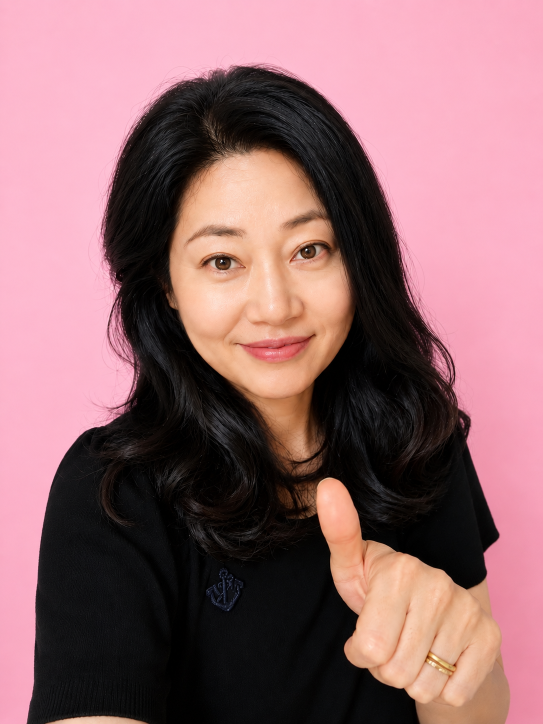
#> input picture 핑크사진.png, 1086 x 1448 px (shown at 1/2 size)
$ python make_video.py
#> lines starting #> are read from the running program, lines starting #| are printed output that depends on the picture; after the words box and inside, x2 and y2 are one past the last pixel; in counts of white or black regions, pixels touching at a corner belong together
"""15초 한글 자음+모음 쇼츠 영상 생성기 (1080x1920, 30fps).

사용법:  python3 hangul_short/make_video.py
필요:    pip install pillow numpy imageio-ffmpeg
폰트:    hangul_short/fonts/ 에 Jua-Regular.ttf, BlackHanSans-Regular.ttf
"""
import math
import subprocess
import wave
from pathlib import Path

import imageio_ffmpeg
import numpy as np
from PIL import Image, ImageDraw, ImageFilter, ImageFont

HERE = Path(__file__).resolve().parent
ROOT = HERE.parent
PHOTO = ROOT / "핑크사진.png"
FONT_ROUND = HERE / "fonts" / "Jua-Regular.ttf"
FONT_BOLD = HERE / "fonts" / "BlackHanSans-Regular.ttf"
OUT = HERE / "hangul_short.mp4"
AUDIO = HERE / "music.wav"
VOICE = ROOT / "자음모음음성.m4a"
# 녹음 파일에서 잘라 쓸 구간: (원본 시작, 원본 끝, 영상에서 재생할 시각)
VOICE_CLIPS = [
    (0.30, 3.10, 0.30),                     # 인트로 인사
    (3.45, 4.10, 3.68),                     # 가
    (5.05, 5.95, 5.68),                     # 나
    (6.95, 7.60, 7.63),                     # 다
    (8.85, 9.45, 9.71),                     # 라
    (10.80, 11.60, 11.69),                  # 마
    (11.60, 13.60, 12.90),                  # 마무리 인사
]

W, H, FPS, DUR = 1080, 1920, 30, 15.0
BPM = 120
BEAT = 60 / BPM  # 0.5초

INTRO_END = 2.5
SEG = 2.0  # 한 글자당 2초 (= 1마디)
LESSONS = [
    ("ㄱ", "ㅏ", "가", "g", "a", "ga"),
    ("ㄴ", "ㅏ", "나", "n", "a", "na"),
    ("ㄷ", "ㅏ", "다", "d", "a", "da"),
    ("ㄹ", "ㅏ", "라", "r", "a", "ra"),
    ("ㅁ", "ㅏ", "마", "m", "a", "ma"),
]
OUTRO_START = INTRO_END + SEG * len(LESSONS)  # 12.5초

PINK = (249, 168, 201)
PINK_DARK = (231, 84, 148)
WHITE = (255, 255, 255)
INK = (45, 30, 60)
BLUE = (43, 99, 214)     # 자음 색
ORANGE = (255, 122, 0)   # 모음 색
PURPLE = (120, 40, 170)  # 합쳐진 글자 색


# ---------------------------------------------------------------- helpers
def clamp(x, a=0.0, b=1.0):
    return max(a, min(b, x))


# [4 lines left out: function ease_out_back, not called in this run]


def ease_out_cubic(t):
    t = clamp(t)
    return 1 - (1 - t) ** 3


_font_cache = {}


# [40 lines left out: functions font, draw_text, rounded_card, not called in this run]


# ---------------------------------------------------------------- assets
photo = Image.open(PHOTO).convert("RGB")
#> photo is the input picture: PIL image 1086x1448 RGB; mean R, G, B 146.2, 105, 109.2

# 전체 화면용 (세로 9:16 채우기)
_s = H / photo.height
FULL = photo.resize((int(photo.width * _s), H), Image.LANCZOS)

# 얼굴 동그라미용 (얼굴 중심 부근 정사각형 크롭)
_face = photo.crop((243, 230, 843, 830))
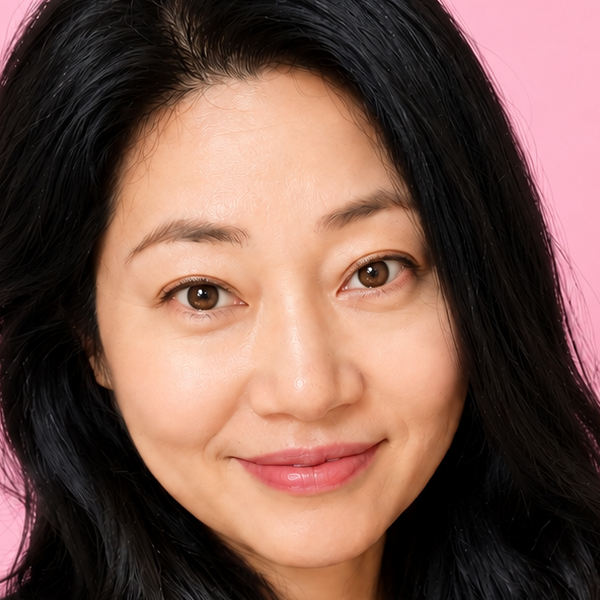
#> _face: PIL image 600x600 RGB; mean R, G, B 119.4, 87.7, 77.4
FACE_D = 380
_mask = Image.new("L", (FACE_D * 4, FACE_D * 4), 0)
#> _mask: PIL image 1520x1520 L; every value is 0
ImageDraw.Draw(_mask).ellipse([0, 0, FACE_D * 4, FACE_D * 4], fill=255)
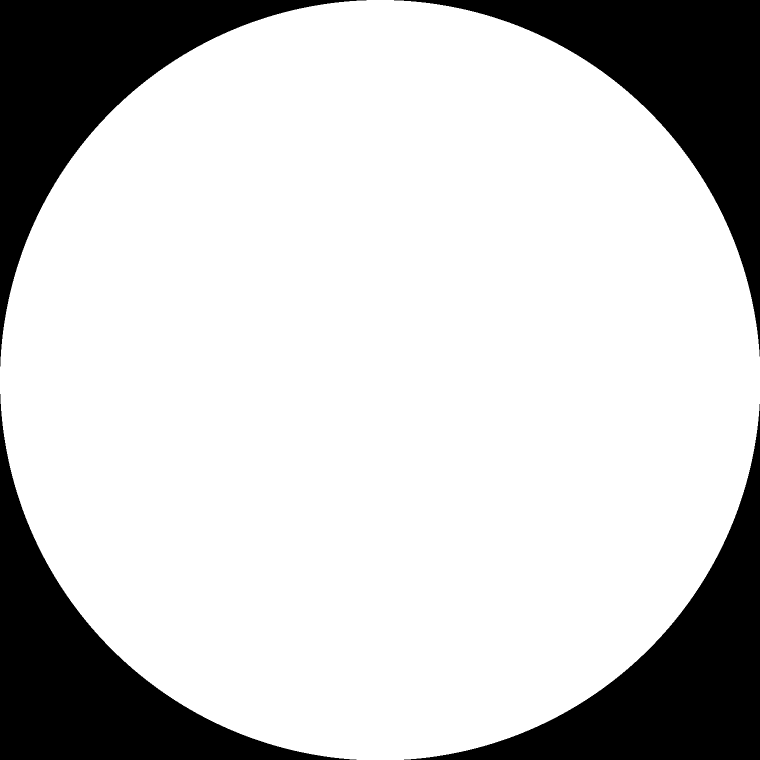
#> _mask: PIL image 1520x1520 L (shown at 1/2 size); 78.6% white; 4 black regions, box (x1, y1, x2, y2) and area: (0, 0, 733, 733) 124173, (788, 0, 1520, 713) 123440, (0, 788, 713, 1520) 123440, (808, 808, 1520, 1520) 122708
_mask = _mask.resize((FACE_D, FACE_D), Image.LANCZOS)
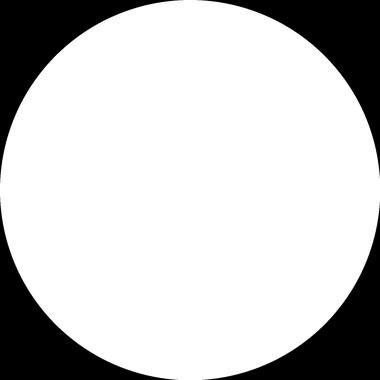
#> _mask: PIL image 380x380 L; min 0, max 255, mean 200.5
FACE = _face.resize((FACE_D, FACE_D), Image.LANCZOS).convert("RGBA")
FACE.putalpha(_mask)
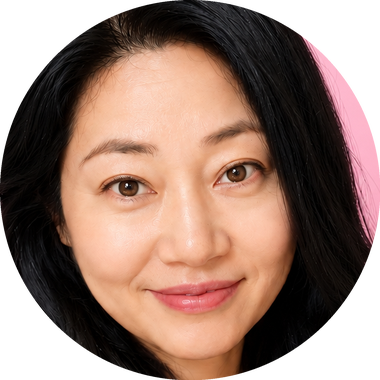
#> FACE: PIL image 380x380 RGBA; mean R, G, B, A 119.4, 87.7, 77.4, 200.5; transparent parts drawn white

# 배경 (핑크 그라데이션 + 물방울 무늬)
BG = Image.new("RGBA", (W, H))
#> BG: PIL image 1080x1920 RGBA; every value is 0
_g = np.linspace(0, 1, H)[:, None]
_top, _bot = np.array((252, 190, 215)), np.array((246, 150, 190))
_arr = (_top * (1 - _g) + _bot * _g)[:, None, :].repeat(W, axis=1)
BG = Image.fromarray(_arr.squeeze().astype(np.uint8)).convert("RGBA")
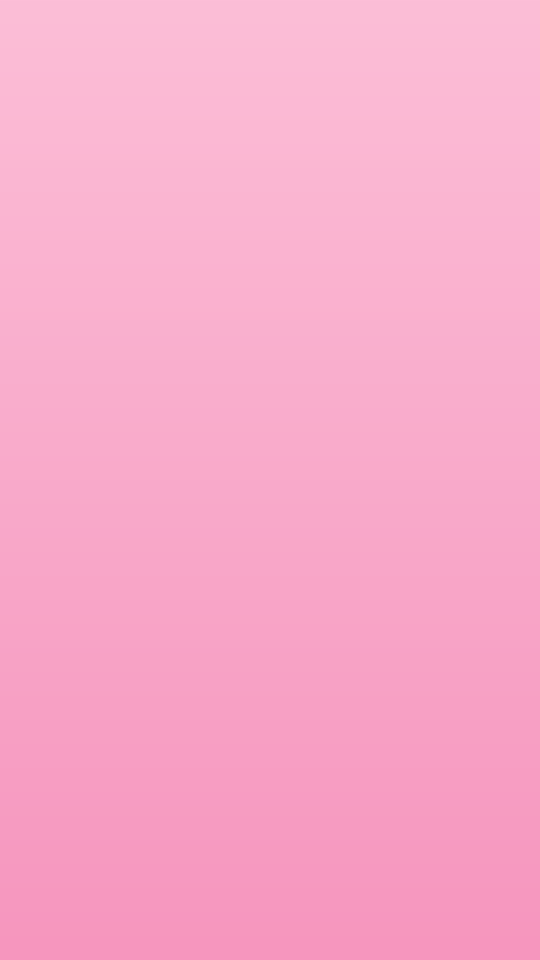
#> BG: PIL image 1080x1920 RGBA (shown at 1/2 size); mean R, G, B, A 248.5, 169.5, 202, 255
_dots = ImageDraw.Draw(BG)
for yy in range(0, H + 120, 120):
    for xx in range(0 if (yy // 120) % 2 else 60, W + 120, 120):
        _dots.ellipse([xx - 9, yy - 9, xx + 9, yy + 9], fill=(255, 255, 255, 60))


# [150 lines left out: functions full_photo, scene_intro, scene_lesson, scene_outro, render_frame, not called in this run]


# ---------------------------------------------------------------- music
SR = 44100


def note_freq(n):
    """MIDI 번호 -> Hz"""
    return 440.0 * 2 ** ((n - 69) / 12)


def load_voice(n):
    """녹음 파일을 잡음 제거·음량 정리 후 VOICE_CLIPS 위치에 배치."""
    track = np.zeros(n)
    if not VOICE.exists():
        return track
    ff = imageio_ffmpeg.get_ffmpeg_exe()
    raw = subprocess.run(
        [ff, "-loglevel", "error", "-i", str(VOICE),
         "-af", "highpass=f=90,afftdn=nf=-30,acompressor=threshold=-20dB:ratio=3:"
                "attack=5:release=80,equalizer=f=3000:t=q:w=1:g=3",
         "-ac", "1", "-ar", str(SR), "-f", "f32le", "-"],
        capture_output=True, check=True).stdout
    v = np.frombuffer(raw, dtype=np.float32).astype(float)
    v /= np.max(np.abs(v)) + 1e-9
    fade = int(0.03 * SR)
    for a, b, dst in VOICE_CLIPS:
        clip = v[int(a * SR):int(b * SR)].copy()
        clip[:fade] *= np.linspace(0, 1, fade)
        clip[-fade:] *= np.linspace(1, 0, fade)
        i = int(dst * SR)
        clip = clip[: max(0, n - i)]
        track[i:i + len(clip)] += clip * 0.95
    return track


def make_music():
    n = int(SR * DUR)
    out = np.zeros(n)

    def add(sig, start):
        i = int(start * SR)
        if i >= n:
            return
        sig = sig[: n - i]
        out[i:i + len(sig)] += sig

    def tone(freq, length, kind="bell", vol=0.3):
        t = np.arange(int(length * SR)) / SR
        if kind == "bell":  # 마림바/벨 느낌
            s = (np.sin(2 * np.pi * freq * t)
                 + 0.35 * np.sin(2 * np.pi * freq * 4 * t) * np.exp(-t * 18))
            env = np.exp(-t * 5.5)
        elif kind == "bass":
            s = np.sign(np.sin(2 * np.pi * freq * t)) * 0.4 + np.sin(2 * np.pi * freq * t)
            env = np.exp(-t * 4)
        else:  # pad
            s = sum(np.sin(2 * np.pi * freq * m * t) / m for m in (1, 2, 3))
            env = np.minimum(1, t * 8) * np.exp(-t * 0.8)
        atk = np.minimum(1, t / 0.005)
        return s * env * atk * vol

    def kick():
        t = np.arange(int(0.25 * SR)) / SR
        f = 120 * np.exp(-t * 25) + 45
        return np.sin(2 * np.pi * np.cumsum(f) / SR) * np.exp(-t * 12) * 0.9

    rng = np.random.default_rng(7)

    def clap():
        t = np.arange(int(0.18 * SR)) / SR
        return rng.uniform(-1, 1, len(t)) * np.exp(-t * 22) * 0.35

    def hat():
        t = np.arange(int(0.05 * SR)) / SR
        s = rng.uniform(-1, 1, len(t))
        s = np.diff(s, prepend=0)  # 고역만 남기기
        return s * np.exp(-t * 80) * 0.12

    def pop(freq=700):
        t = np.arange(int(0.12 * SR)) / SR
        f = freq * (1 + 2.5 * t / 0.12)
        return np.sin(2 * np.pi * np.cumsum(f) / SR) * np.exp(-t * 30) * 0.45

    def sparkle():
        s = np.zeros(int(0.6 * SR))
        for k, m in enumerate((84, 88, 91, 96)):
            tt = tone(note_freq(m), 0.45, "bell", 0.18)
            i = int(k * 0.05 * SR)
            s[i:i + len(tt)] += tt[: len(s) - i]
        return s

    # 코드 진행: C - Am - F - G (마디당 2초)
    chords = [(60, 64, 67), (57, 60, 64), (53, 57, 60), (55, 59, 62)]
    roots = [36, 33, 29, 31]
    # 귀에 쏙 들어오는 5음계 멜로디 (8분음표 8개 = 1마디)
    hook = [
        [72, 76, 79, 76, 81, 79, 76, None],
        [72, 76, 79, 76, 74, 72, 74, None],
        [69, 72, 76, 72, 77, 76, 72, None],
        [71, 74, 79, 74, 76, 74, 71, 74],
    ]

    bars = int(math.ceil(DUR / SEG))
    for b in range(bars):
        t0 = b * SEG
        ci = b % 4
        for m in chords[ci]:
            add(tone(note_freq(m), SEG, "pad", 0.05), t0)
        for e in range(8):  # 8분음표 베이스
            add(tone(note_freq(roots[ci] + (12 if e % 2 else 0)), 0.24, "bass", 0.16),
                t0 + e * BEAT / 2)
        if b >= 1:  # 첫 마디 뒤부터 멜로디
            for e, m in enumerate(hook[ci]):
                if m is not None:
                    add(tone(note_freq(m), 0.4, "bell", 0.22), t0 + e * BEAT / 2)
        for q in range(4):
            tq = t0 + q * BEAT
            if q in (0, 2):
                add(kick(), tq)
            else:
                add(clap(), tq)
            add(hat(), tq + BEAT / 2)

    # 화면 효과음
    add(sparkle(), 0.2)
    for k in range(len(LESSONS)):
        s = INTRO_END + k * SEG
        add(pop(650), s)
        add(pop(900), s + 0.5)
        add(sparkle(), s + 1.0)
    add(sparkle(), OUTRO_START + 0.4)

    # 목소리 트랙 + 목소리가 나올 때 음악 줄이기(더킹)
    out /= np.max(np.abs(out)) + 1e-9
    voice = load_voice(n)
    active = np.convolve((np.abs(voice) > 0.02).astype(float),
                         np.ones(int(0.25 * SR)) / int(0.25 * SR), mode="same")
    duck = 1 - 0.6 * np.clip(active * 4, 0, 1)
    out = out * 0.55 * duck + voice

    # 끝부분 페이드아웃 + 정규화
    fade = int(0.6 * SR)
    out[-fade:] *= np.linspace(1, 0, fade)
    out = np.tanh(out * 1.1)
    out /= np.max(np.abs(out)) + 1e-9
    out *= 0.89
    pcm = (out * 32767).astype(np.int16)
    stereo = np.stack([pcm, pcm], axis=1)
    with wave.open(str(AUDIO), "wb") as w:
        w.setnchannels(2)
        w.setsampwidth(2)
        w.setframerate(SR)
        w.writeframes(stereo.tobytes())


# ---------------------------------------------------------------- main
def main():
    make_music()
    ff = imageio_ffmpeg.get_ffmpeg_exe()
    cmd = [ff, "-y", "-loglevel", "error",
           "-f", "rawvideo", "-pix_fmt", "rgb24", "-s", f"{W}x{H}", "-r", str(FPS),
           "-i", "-", "-i", str(AUDIO),
           "-c:v", "libx264", "-preset", "medium", "-crf", "20", "-pix_fmt", "yuv420p",
           "-c:a", "aac", "-b:a", "192k", "-shortest", "-movflags", "+faststart",
           str(OUT)]
    proc = subprocess.Popen(cmd, stdin=subprocess.PIPE)
    total = int(DUR * FPS)
    for i in range(total):
        frame = render_frame(i / FPS).convert("RGB")
        proc.stdin.write(frame.tobytes())
        if i % 60 == 0:
            print(f"frame {i}/{total}")
    proc.stdin.close()
    proc.wait()
    print("done:", OUT)


if __name__ == "__main__":
    main()
#> (the call stopped at in main, `ff = imageio_ffmpeg.get_ffmpeg_exe()`: imageio_ffmpeg is not available in this run)
